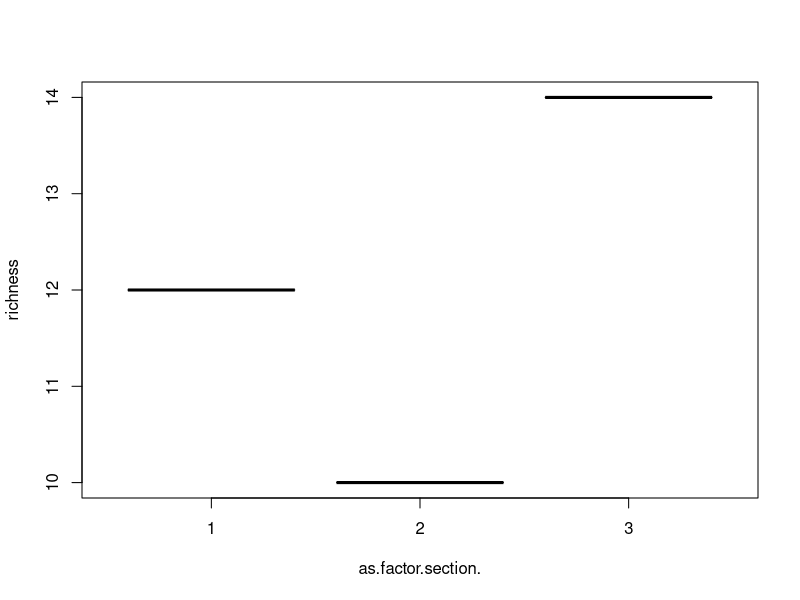

This figure's R source: (Note: this script raises an error after producing the figure.)
## Use Session > Set Working Directory > To Source File Directory

data <- read.csv("data/terrace_biodiversity.csv",
                head = TRUE, stringsAsFactors = TRUE)


## Determine number of species per section

richness <- NULL
section <- NULL

for (i in 1:max(data$section)) {
  x <- data$species[data$section == i]
  u_x <- unique(x)
  richness[i] <- length(u_x)
  section[i] <- i
}

terrace_rich <- data.frame(as.factor(section), richness)
plot(terrace_rich)

## Abundance per section

abundance <- NULL
species <- NULL
section <- NULL
k <- 1

for (i in 1:max(data$section)) {
  for (j in levels(factor(data$species))) {
    y <- subset(data, data$section == i)
    abundance[k] <- length(y$species[y$species == j])
    section[k] <- i
    species[k] <- paste(data$Genus[data$species == j][1],
                        data$Species[data$species == j][1], sep = " ")
    k <- k + 1
  }
}

terrace_abund <- data.frame(abundance, species, section)